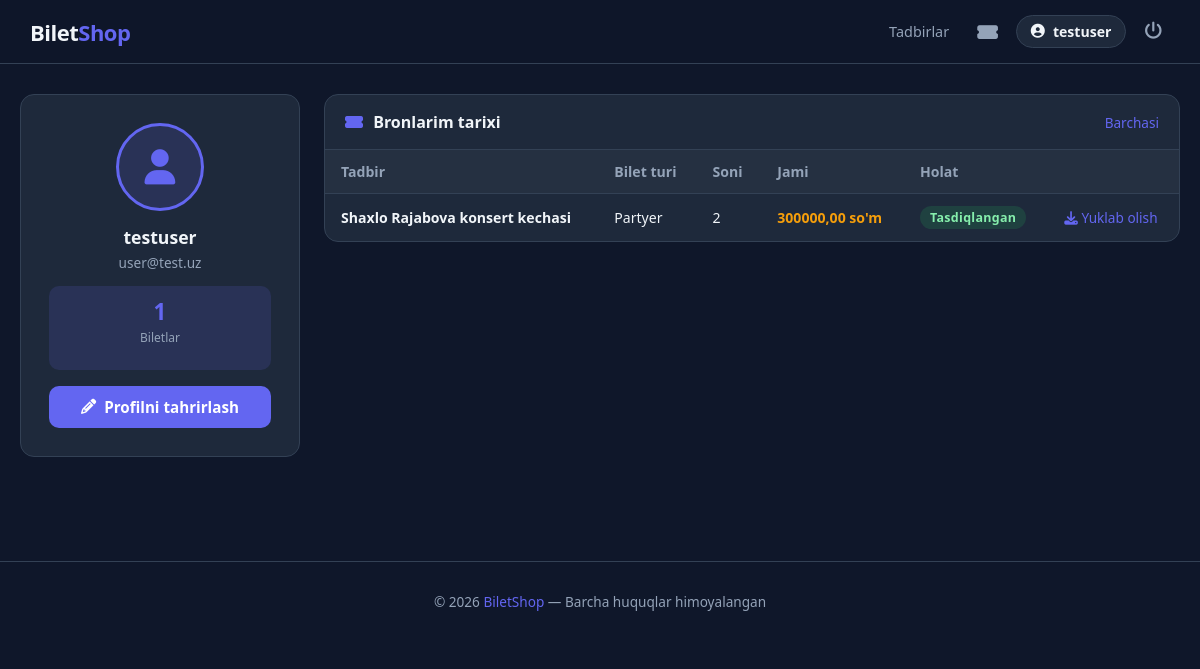
Screenshot of /profile/ (signed in) with the database file from the repository.
### bilet_app/models.py (models this page shows, shortened)
class Booking(models.Model):
    STATUS_CHOICES = [
        ('confirmed', 'Tasdiqlangan'),
        ('cancelled', 'Bekor qilindi'),
        ('used',      'Ishlatilgan'),
    ]
    user         = models.ForeignKey(User, on_delete=models.CASCADE, related_name='bookings')
    ticket_type  = models.ForeignKey(TicketType, on_delete=models.CASCADE, related_name='bookings')
    quantity     = models.PositiveIntegerField(default=1)
    booking_code = models.CharField(max_length=16, unique=True, editable=False)
    status       = models.CharField(max_length=20, choices=STATUS_CHOICES, default='confirmed')
    phone        = models.CharField(max_length=20)
    created_at   = models.DateTimeField(auto_now_add=True)
    @property
    def total_price(self):
        return self.ticket_type.price * self.quantity
    @property
    def event(self):
        return self.ticket_type.event

class TicketType(models.Model):
    event           = models.ForeignKey(Event, on_delete=models.CASCADE, related_name='ticket_types')
    name            = models.CharField(max_length=100)
    price           = models.DecimalField(max_digits=10, decimal_places=2)
    total_seats     = models.PositiveIntegerField()
    available_seats = models.PositiveIntegerField()

class Event(models.Model):
    title       = models.CharField(max_length=200)
    category    = models.ForeignKey(Category, on_delete=models.CASCADE, related_name='events')
    venue       = models.CharField(max_length=200)
    city        = models.CharField(max_length=100, default='Toshkent')
    event_date  = models.DateTimeField()
    description = models.TextField()
    image       = models.ImageField(upload_to='events/', blank=True, null=True)
    is_active   = models.BooleanField(default=True)
    created_at  = models.DateTimeField(auto_now_add=True)
    class Meta:
        ordering = ['event_date']

### bilet_app/views.py (the view)
# urls.py: path('profile/', views.profile_view, name='profile'),
@login_required
def profile_view(request):
    bookings = Booking.objects.filter(user=request.user).select_related(
        'ticket_type__event'
    ).order_by('-created_at')
    return render(request, 'profile.html', {'bookings': bookings})

### templates/profile.html (shortened to what this page needs)
{% extends 'base.html' %}
{% block content %}
<div class="profile-grid">
    <div class="profile-sidebar">
        <div class="avatar-box">
            {% if user.profil.avatar %}
                <img class="avatar-img" src="{{ user.profil.avatar.url }}" alt="avatar">
            {% else %}
                <div class="avatar-placeholder"><i class="fa fa-user"></i></div>
            {% endif %}
            <h2>{{ user.username }}</h2>
            <p>{{ user.email|default:"Email kiritilmagan" }}</p>
            <div class="stat-row">
                <div class="stat-item">
                    <div class="num">{{ bookings.count }}</div>
                    <p>Biletlar</p>
                </div>
            </div>
            <a href="{% url 'profile_update' %}" class="btn-primary" style="width:100%; justify-content:center;">
                <i class="fa fa-pencil"></i> Profilni tahrirlash
            </a>
        </div>
    </div>
    <div>
        <div class="section-card">
            <div class="section-head">
                <h3><i class="fa fa-ticket-alt" style="color:var(--primary);margin-right:6px;"></i> Bronlarim tarixi</h3>
                <a href="{% url 'my_bookings' %}" style="color:var(--primary); font-size:.85rem; text-decoration:none;">Barchasi</a>
            </div>
            <table>
                <thead>
                    <tr>
                        <th>Tadbir</th>
                        <th>Bilet turi</th>
                        <th>Soni</th>
                        <th>Jami</th>
                        <th>Holat</th>
                        <th></th>
                    </tr>
                </thead>
                <tbody>
                    {% for booking in bookings %}
                    <tr>
                        <td style="font-weight:600;">{{ booking.event.title }}</td>
                        <td>{{ booking.ticket_type.name }}</td>
                        <td>{{ booking.quantity }}</td>
                        <td style="color:var(--accent); font-weight:700;">{{ booking.total_price }} so'm</td>
                        <td>
                            {% if booking.status == 'confirmed' %}
                                <span class="badge badge-success">Tasdiqlangan</span>
                            {% elif booking.status == 'cancelled' %}
                                <span class="badge badge-danger">Bekor</span>
                            {% else %}
                                <span class="badge badge-muted">Ishlatilgan</span>
                            {% endif %}
                        </td>
                        <td>
                            {% if booking.status == 'confirmed' %}
                            <a href="{% url 'download_ticket' booking.pk %}" style="color:var(--primary); font-size:.85rem; text-decoration:none; white-space:nowrap;">
                                <i class="fa fa-download"></i> Yuklab olish
                            </a>
                            {% endif %}
                        </td>
                    </tr>
                    {% empty %}
                    <tr><td colspan="6" style="text-align:center; color:var(--muted); padding:30px;">Hali bron qilinmagan</td></tr>
                    {% endfor %}
                </tbody>
            </table>
        </div>
    </div>
</div>
{% endblock %}

### templates/base.html (shortened to what this page needs)
<!DOCTYPE html>
<html lang="uz">
<head>
    <link rel="stylesheet" href="https://cdnjs.cloudflare.com/ajax/libs/font-awesome/6.4.0/css/all.min.css">
</head>
<body>
    <nav class="navbar">
        <div class="nav-content">
            <a href="{% url 'event_list' %}" class="logo">Bilet<span>Shop</span></a>
            <div class="nav-right">
                <a href="{% url 'event_list' %}" class="nav-link">Tadbirlar</a>
                {% if user.is_authenticated %}
                    <a href="{% url 'my_bookings' %}" class="nav-icon" title="Mening biletlarim">
                        <i class="fa fa-ticket-alt"></i>
                    </a>
                    <a href="{% url 'profile' %}" class="user-pill">
                        <i class="fa fa-user-circle"></i> {{ user.username }}
                    </a>
                    <form action="{% url 'logout' %}" method="POST" style="display:inline;">
                        <button type="submit" class="logout-btn" title="Chiqish">
                            <i class="fa fa-power-off"></i>
                        </button>
                    </form>
                {% else %}
                    <a href="{% url 'login' %}" class="btn-outline-nav">Kirish</a>
                    <a href="{% url 'register' %}" class="btn-primary-nav">Ro'yxat</a>
                {% endif %}
            </div>
        </div>
    </nav>
    <main class="main-wrapper">
        {% block content %}{% endblock %}
    </main>
    <footer>
        &copy; 2026 <span>BiletShop</span> — Barcha huquqlar himoyalangan
    </footer>
</body>
</html>

### templates/base.html (style rules this page uses)
*, *::before, *::after { margin: 0; padding: 0; box-sizing: border-box; }
:root { --bg: #0f172a; --surface: #1e293b; --surface2: #334155; --border: #334155; --primary: #6366f1; --primary-d: #4f46e5; --primary-l: rgba(99,102,241,.15); --accent: #f59e0b; --success: #22c55e; --danger: #ef4444; --text: #f1f5f9; --muted: #94a3b8; --radius: 14px; --shadow: 0 4px 24px rgba(0,0,0,.35); }
body { background: var(--bg); color: var(--text); font-family: 'Segoe UI', system-ui, sans-serif; min-height: 100vh; }
.navbar { background: rgba(15,23,42,.95); backdrop-filter: blur(12px); border-bottom: 1px solid var(--border); height: 64px; display: flex; justify-content: center; position: fixed; top: 0; width: 100%; z-index: 1000; }
.nav-content { width: 95%; max-width: 1280px; display: flex; justify-content: space-between; align-items: center; }
.logo { font-size: 22px; font-weight: 800; text-decoration: none; color: var(--text); letter-spacing: -0.5px; }
.logo span { color: var(--primary); }
.nav-right { display: flex; align-items: center; gap: 10px; }
.nav-link { color: var(--muted); text-decoration: none; font-size: .9rem; padding: 6px 10px; border-radius: 8px; transition: all .2s; }
.nav-icon { color: var(--muted); font-size: 1.15rem; text-decoration: none; padding: 8px; border-radius: 8px; transition: all .2s; }
.user-pill { display: flex; align-items: center; gap: 8px; background: var(--surface); border: 1px solid var(--border); padding: 6px 14px; border-radius: 50px; text-decoration: none; color: var(--text); font-size: .88rem; font-weight: 600; transition: border-color .2s; }
.logout-btn { background: none; border: none; cursor: pointer; color: var(--muted); font-size: 1.1rem; padding: 8px; border-radius: 8px; transition: all .2s; }
.main-wrapper { margin-top: 64px; padding: 30px 20px; max-width: 1280px; margin-left: auto; margin-right: auto; }
.badge { display: inline-block; padding: 3px 10px; border-radius: 20px; font-size: .78rem; font-weight: 700; letter-spacing: .3px; }
.badge-success { background: rgba(34,197,94,.15); color: #86efac; }
.btn-primary { display: inline-flex; align-items: center; gap: 8px; background: var(--primary); color: #fff; padding: 11px 22px; border-radius: 10px; text-decoration: none; font-weight: 700; border: none; cursor: pointer; transition: background .2s; font-size: .95rem; }
footer { text-align: center; padding: 30px 20px; border-top: 1px solid var(--border); color: var(--muted); font-size: .85rem; margin-top: 60px; }
footer span { color: var(--primary); }

### templates/profile.html (style rules this page uses)
.profile-grid { display: grid; grid-template-columns: 280px 1fr; gap: 24px; align-items: start; }
.profile-sidebar { position: sticky; top: 84px; }
.avatar-box { background: var(--surface); border: 1px solid var(--border); border-radius: var(--radius); padding: 28px; text-align: center; margin-bottom: 14px; }
.avatar-placeholder { width: 88px; height: 88px; border-radius: 50%; background: var(--primary-l); border: 3px solid var(--primary); display: flex; align-items: center; justify-content: center; font-size: 2.2rem; color: var(--primary); margin: 0 auto 14px; }
.avatar-box h2 { font-size: 1.1rem; font-weight: 700; margin-bottom: 4px; }
.avatar-box p { font-size: .85rem; color: var(--muted); margin-bottom: 14px; }
.stat-row { display: flex; gap: 10px; justify-content: center; margin-bottom: 16px; }
.stat-item { flex: 1; background: var(--primary-l); border-radius: 10px; padding: 10px; text-align: center; }
.stat-item .num { font-size: 1.4rem; font-weight: 800; color: var(--primary); }
.stat-item p { font-size: .75rem; color: var(--muted); margin-top: 2px; }
.section-card { background: var(--surface); border: 1px solid var(--border); border-radius: var(--radius); overflow: hidden; }
.section-head { padding: 16px 20px; border-bottom: 1px solid var(--border); display: flex; justify-content: space-between; align-items: center; }
.section-head h3 { font-size: 1rem; font-weight: 700; }
table { width: 100%; border-collapse: collapse; }
th, td { padding: 12px 16px; text-align: left; font-size: .88rem; }
th { background: rgba(255,255,255,.03); color: var(--muted); font-weight: 600; border-bottom: 1px solid var(--border); }
td { border-bottom: 1px solid var(--border); }
tr:last-child td { border: none; }

### rows the page displays
Booking: event "Shaxlo Rajabova konsert kechasi", ticket_type.name "Partyer", quantity "2", total_price "300000,00", status "Tasdiqlangan"

### other values shown
{{ user.username }} "testuser"
{{ user.email|default:"Email kiritilmagan" }} "user@test.uz"
{{ bookings.count }} "1"
